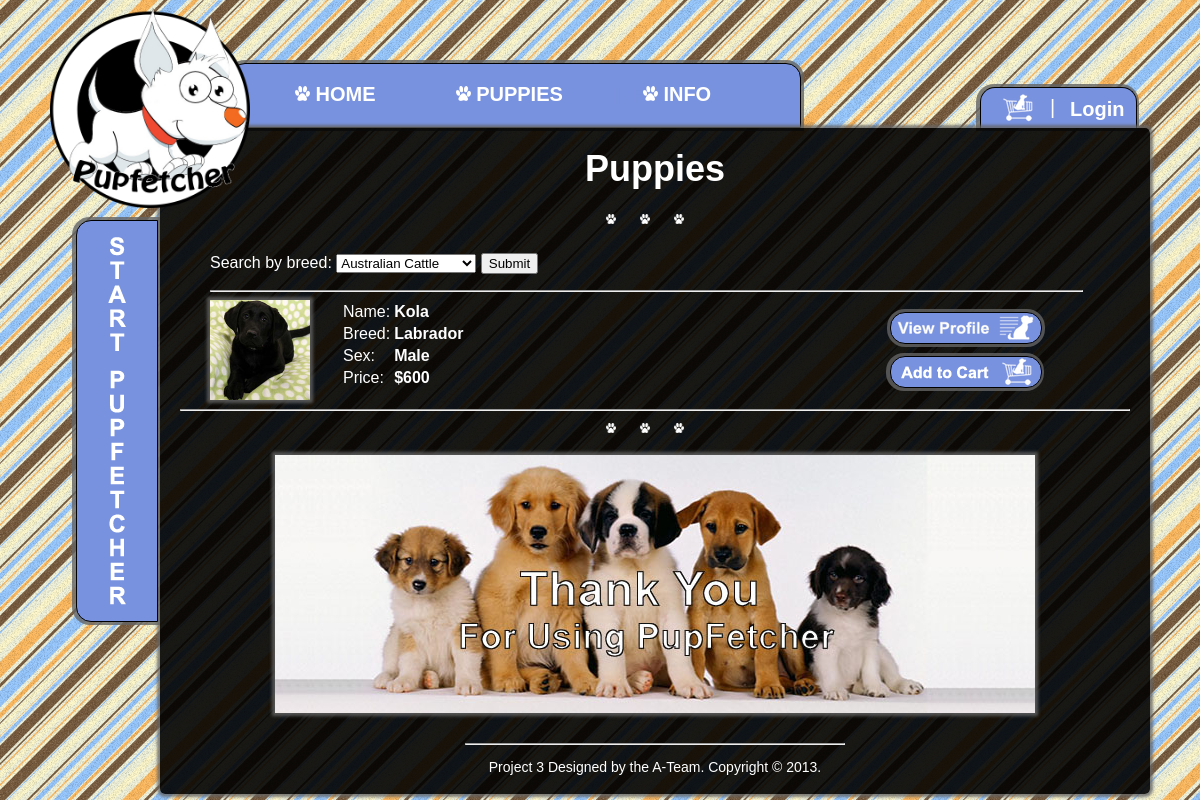
Page /puppies.php?breed=Labrador on the earlier database version.
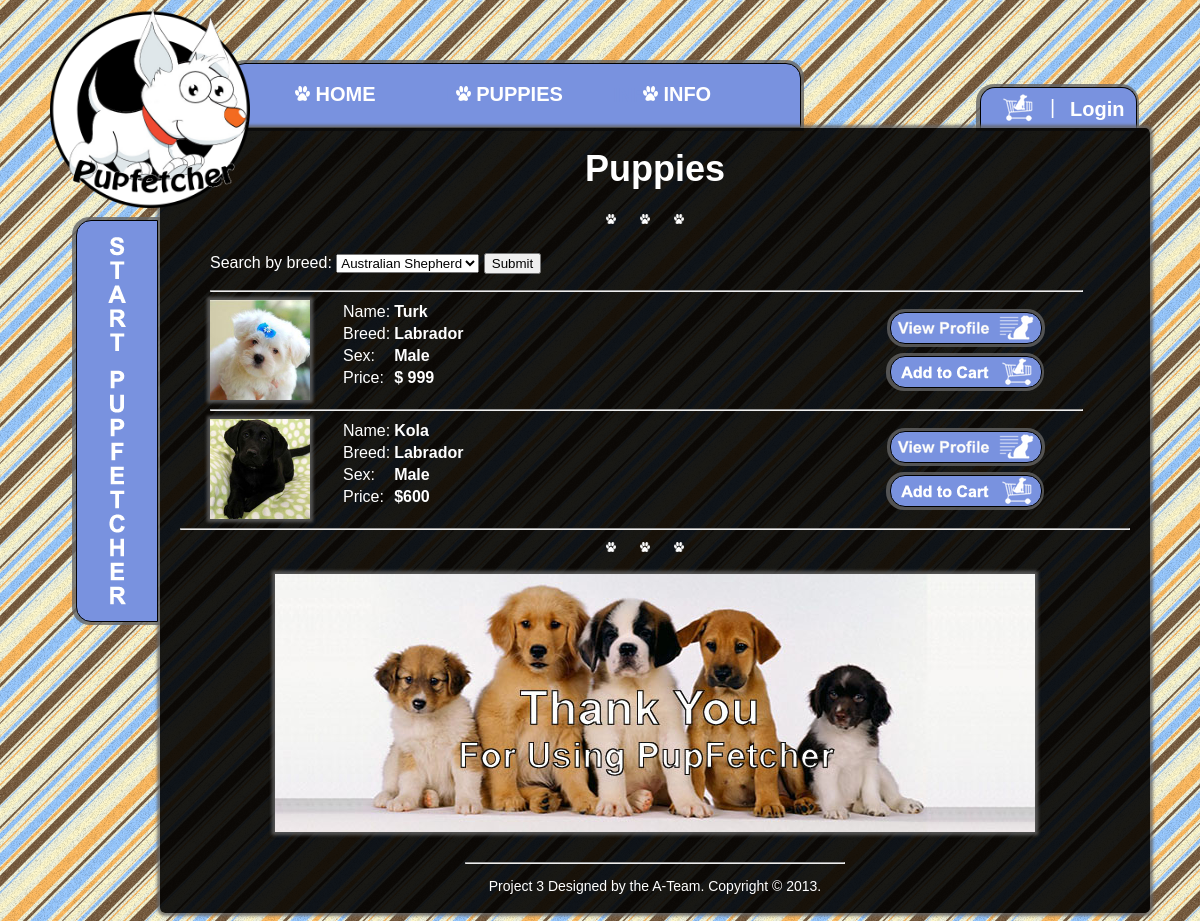
Same page on the later database version.
### tables this page shows
CREATE TABLE `puppies` (
  `puppy_id` int(10) NOT NULL,
  `name` varchar(50) NOT NULL,
  `breed` varchar(100) NOT NULL,
  `sex` varchar(10) NOT NULL,
  `size` varchar(20) NOT NULL,
  `birthday` varchar(15) NOT NULL,
  `location` varchar(50) NOT NULL,
  `price` varchar(10) NOT NULL,
  `vaccination` int(1) NOT NULL,
  `img_name` varchar(100) NOT NULL
);

### puppies.php (the view, shortened to what this page needs)
</html><!DOCTYPE html PUBLIC "-//W3C//DTD XHTML 1.0 Transitional//EN" "http://www.w3.org/TR/xhtml1/DTD/xhtml1-transitional.dtd">
<html xmlns="http://www.w3.org/1999/xhtml">
  <head>
    <link rel="stylesheet" type="text/css" href="css/style.css">
    <link rel="stylesheet" type="text/css" href="css/pupInfo.css">
  </head>
  <body>
    <div class="container">
	<?php
    include("navBar.php");
    if (!isset($_SESSION['myusername']))
        {
            include("login.php");
        }
        else
        {
            include("logoutbutton.php");
        }
    ?>
        <div class="contentProfile">
          <div class="title">
            Puppies
          </div>
     <div class="paws">
     <img src="img/paw.png" name="paw" width="10" height="10" class="paw"/>
     <img src="img/paw.png" name="paw" width="10" height="10" class="paw"/>
     <img src="img/paw.png" name="paw" width="10" height="10" class="paw"/>
     </div>
     <div class="puplist">
      <?php
          $sql="SELECT breed FROM puppies ORDER BY breed ASC";
          $result=mysql_query($sql);
          while ($row=mysql_fetch_assoc($result))
          {
            $results[] = $row['breed'];
          }
          $results = array_unique($results);
      ?>
      <form action='puppies.php' method='get'>
        Search by breed: <select name='breed'>
          <?php
            foreach($results as $result)
            {
              echo '<option value="'.$result.'">'.$result.'</option>';
            }
          ?>
        </select>
        <input type='submit'>
      </form>
    <?php
      if (isset($_GET['breed']))
      {
        $q1 = "SELECT * FROM `puppies` WHERE `breed` = '" . $_GET['breed'] . "'";
      }
      else
      {
        $q1 = "SELECT * FROM `puppies`";
      }
      $blah = mysql_query($q1);
      while($puppy = mysql_fetch_assoc($blah))
      {
        $puppy_id = $puppy['puppy_id'];
        $pupName = $puppy['name'];
        $breed = $puppy['breed'];
        $sex = $puppy['sex'];
        $price = $puppy['price'];
        $img = $puppy['img_name'];
        echo "<hr>";
        echo "<div class='puppic'>";
          echo"<a href='pupInfo.php?id=" . $puppy_id . "'><img src='$img' alt='Puppy image' width='100' height='100'/></a>";
        echo "</div>";
        echo "<div class='puppy-list'>";
          echo "<table>";
            echo "<tr><td>Name:</td><td><b>$pupName</b></td></tr>";
            echo "<tr><td>Breed:</td><td><b>$breed</b></td></tr>";
            echo "<tr><td>Sex:</td><td><b>$sex</b></td></tr>";
            echo "<tr><td>Price:</td><td><b>$$price</b></td></tr>";
          echo "</table>";
        echo "</div>";
        echo "<div class='infoButtons2'>";
		      echo"<a href='pupInfo.php?id=" . $puppy_id . "'> <img src='img/profile2.png'  /></a>";
		    echo "</div>";
		    echo "<div class='infoButtons'>";
		      echo"<a href='pupCart.php?id=" . $puppy_id . "'> <img src='img/pupcart2.png' /></a>";
		    echo "</div>";
      }
    ?>
    </div>
<hr />
  <div class="paws">
  <img src="img/paw.png" name="paw" width="10" height="10" class="paw"/>
  <img src="img/paw.png" name="paw" width="10" height="10" class="paw"/>
  <img src="img/paw.png" name="paw" width="10" height="10" class="paw"/>
  </div>
     <br />
  <div class="bottomPic">
   <img src="img/puppic/gather.jpg" name="paw" />
  </div>
      <div class="footer">
      <hr/>
         <p>Project 3 Designed by the A-Team. Copyright &copy; 2013.</p>
        </div>
      </div>
    <?php
    include("sidebar.php");
    ?>
      </div>
  </body>
</html>

Differences in the rows shown:
now on this page (row edited): puppies: shows a picture, name "Turk", breed "Labrador", sex "Male", price "999"
Other differences:
form field breed: "Australian Cattle" → "Australian Shepherd"
